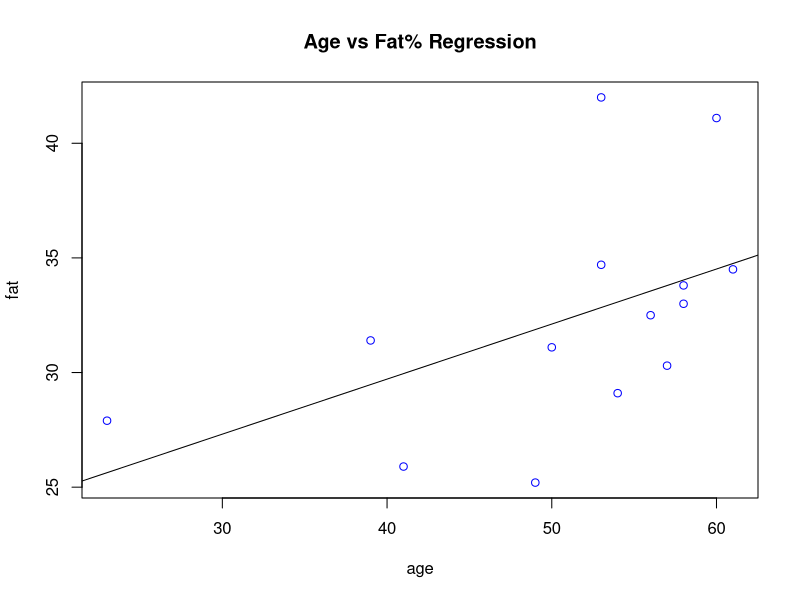

Write R code to recreate this figure.
library(readr)
data <- read.csv("./A5Q3.csv",header=TRUE)
#View(data)
age <- data$Age
fat <- data$Fat.

#a) Regression: predictor - age, response - fat%

# plot to check is linear relationship present
plot(age,fat,col = "blue",main = "Age vs Fat% Regression")
model <- lm(fat~age)
abline(reg=model) # plot the regression line

model # for coefficients
# (Intercept)     Age  
#  20.1116       0.2401  
# Fat% = 0.2401*Age+20.1116

#b)
summary(model) # for detailed model summary
# R squared: 0.2566 (Poor estimate, not good for prediction)
# P-value: 0.06451 > 0.05, we cannot conclude that the predictor variable age affects the response variable fat %

#c)
# The linear model we tried to build in order to predict fat%(response variable) a function of age(predictor variable),
# we found that a linear relationship could be established by looking at the dataset.
# The relationship that was found was Fat% = 0.2401*Age+20.1116 by regression.
# The model was built with data age range in 23 to 61 and thus if limiting the model's prediction capacity to this age range
# 0.2401 (coefficient of age) is the change in the average fat% for a unit change in age
# The model created had a low R squared of 0.2566 which indicates low prediction power of the model.
# The p-value was also > 0.05 and thus we were unable to conclude that age affects the response variable fat %
